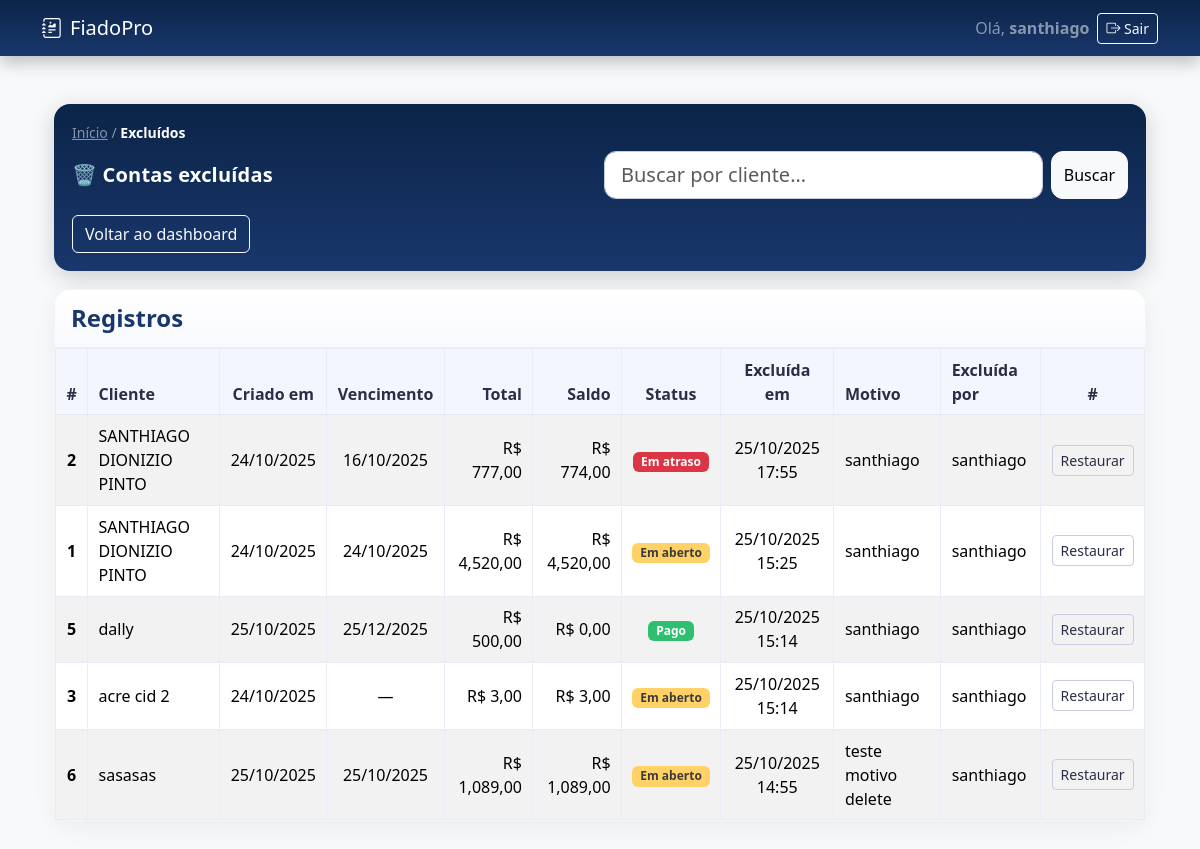
Before: /excluidos/ (signed in) with the older database file.
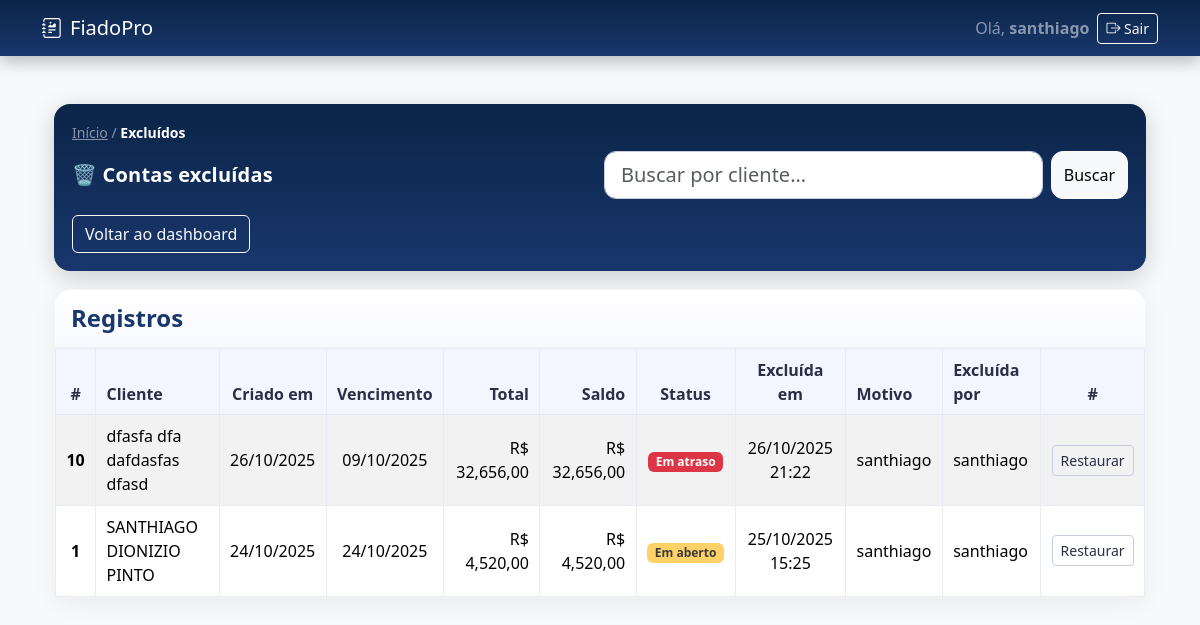
After: the same page with the newer database file.
### carteira/models.py (models this page shows, shortened)
class ContaCarteira(models.Model):
    STATUS_CHOICES = (
        ("EM_ABERTO", "Em aberto"),
        ("PAGO", "Pago"),
        ("ATRASO", "Em atraso"),
    )
    owner = models.ForeignKey(User, on_delete=models.CASCADE, related_name="contas_carteira")
    cliente = models.ForeignKey(Cliente, on_delete=models.PROTECT, related_name="contas")
    criado_em = models.DateField(default=timezone.now)
    vencimento = models.DateField(null=True, blank=True)
    total = models.DecimalField(max_digits=12, decimal_places=2, default=0)
    saldo = models.DecimalField(max_digits=12, decimal_places=2, default=0)
    status = models.CharField(max_length=12, choices=STATUS_CHOICES, default="EM_ABERTO")
    is_deleted = models.BooleanField(default=False)
    deleted_at = models.DateTimeField(null=True, blank=True)
    deleted_reason = models.CharField(max_length=255, blank=True)
    deleted_by = models.ForeignKey(
        User, null=True, blank=True, on_delete=models.SET_NULL, related_name="contas_carteira_excluidas"
    )
    class Meta:
        ordering = ["-criado_em", "-id"]

class Cliente(models.Model):
    nome = models.CharField(max_length=150)
    cpf = models.CharField(max_length=14, blank=True)
    telefone = models.CharField(max_length=20, blank=True)

### carteira/views.py (the view)
# urls.py: path("excluidos/", views.excluidos, name="excluidos"),  # + NEW
@login_required
def excluidos(request):
    q = request.GET.get("q", "").strip()
    base = (ContaCarteira.objects
            .filter(owner=request.user, is_deleted=True)
            .select_related("cliente"))
    if q:
        base = base.filter(cliente__nome__icontains=q)
    contas = base.order_by("-deleted_at", "-id")
    return render(request, "carteira/excluidos.html", {
        "q": q,
        "contas": contas,
    })

### carteira/templates/carteira/excluidos.html (shortened to what this page needs)
{% extends "carteira/base.html" %}
{% load static %}
{% load humanize %}
{% block content %}
<div class="container py-4">
  <div class="dashboard-hero">
    <div class="d-flex flex-column gap-2">
      <nav class="small">
        <a class="text-white-50" href="{% url 'carteira:dashboard' %}">Início</a>
        <span class="text-white-50">/</span>
        <span class="text-white fw-semibold">Excluídos</span>
      </nav>
      <div class="row g-2 align-items-center">
        <div class="col-12 col-lg-6">
          <h5 class="title mb-0">🗑️ Contas excluídas</h5>
        </div>
        <div class="col-12 col-lg-6">
          <form method="get" class="d-flex search-box" action=".">
            <input type="search"
                   class="form-control form-control-lg me-2"
                   name="q"
                   id="excluidos-search"
                   value="{{ q|default:'' }}"
                   placeholder="Buscar por cliente…"
                   autocomplete="off">
            <button class="btn btn-light" type="submit">Buscar</button>
          </form>
        </div>
      </div>
      <div class="top-actions d-flex gap-2 mt-2">
        <a href="{% url 'carteira:dashboard' %}" class="btn btn-outline-light">
          Voltar ao dashboard
        </a>
      </div>
    </div>
  </div>
  {% if contas %}
  <div class="section-card">
    <div class="card-header"><h4>Registros</h4></div>
    <div class="card-body">
      <div class="table-wrap">
        <table class="table table-striped table-sm table-bordered table-hover align-middle mb-0">
          <thead>
            <tr>
              <th class="text-center">#</th>
              <th>Cliente</th>
              <th class="text-center">Criado em</th>
              <th class="text-center">Vencimento</th>
              <th class="text-end">Total</th>
              <th class="text-end">Saldo</th>
              <th class="text-center">Status</th>
              <th class="text-center">Excluída em</th>
              <th>Motivo</th>
              <th>Excluída por</th>
              <th class="text-center">#</th>
            </tr>
          </thead>
          <tbody>
            {% for c in contas %}
            <tr>
              <th class="text-center">{{ c.id }}</th>
              <td>{{ c.cliente.nome }}</td>
              <td class="text-center">{{ c.criado_em|date:"d/m/Y" }}</td>
              <td class="text-center">
                {% if c.vencimento %}{{ c.vencimento|date:"d/m/Y" }}{% else %}—{% endif %}
              </td>
              <td class="text-end">R$ {{ c.total|floatformat:2|intcomma }}</td>
              <td class="text-end">R$ {{ c.saldo|floatformat:2|intcomma }}</td>
              <td class="text-center">
                <span class="badge bg-{% if c.status == 'PAGO' %}success{% elif c.status == 'ATRASO' %}danger{% else %}warning text-dark{% endif %}">
                  {{ c.get_status_display }}
                </span>
              </td>
              <td class="text-center">{{ c.deleted_at|date:"d/m/Y H:i" }}</td>
              <td>{{ c.deleted_reason|default:"—" }}</td>
              <td>{{ c.deleted_by.get_username|default:"—" }}</td>
              <td class="text-center row-actions">
                <button type="button"
                        class="btn btn-sm btn-outline-dark"
                        data-bs-toggle="modal"
                        data-bs-target="#modalRestaurarConta"
                        data-url="{% url 'carteira:restaurar_conta' c.id %}"
                        data-label="Conta #{{ c.id }} — {{ c.cliente.nome }}">
                  Restaurar
                </button>
              </td>
            </tr>
            {% endfor %}
          </tbody>
        </table>
      </div>
    </div>
  </div>
  {% endif %}
</div>
{% endblock %}

Changed rows visible on the page:
no longer on this page (row edited): ContaCarteira: id "2", cliente.nome "SANTHIAGO DIONIZIO PINTO", criado_em "24/10/2025", vencimento "16/10/2025", total "777,00", saldo "774,00", status "Em atraso", deleted_at "25/10/2025 17:55", deleted_reason "santhiago", deleted_by.get_username "santhiago"
no longer on this page (row edited): ContaCarteira: id "5", cliente.nome "dally", criado_em "25/10/2025", vencimento "25/12/2025", total "500,00", saldo "0,00", status "Pago", deleted_at "25/10/2025 15:14", deleted_reason "santhiago", deleted_by.get_username "santhiago"
no longer on this page (row edited): ContaCarteira: id "3", cliente.nome "acre cid 2", criado_em "24/10/2025", total "3,00", saldo "3,00", status "Em aberto", deleted_at "25/10/2025 15:14", deleted_reason "santhiago", deleted_by.get_username "santhiago"
no longer on this page (row edited): ContaCarteira: id "6", cliente.nome "sasasas", criado_em "25/10/2025", vencimento "25/10/2025", total "1,089,00", saldo "1,089,00", status "Em aberto", deleted_at "25/10/2025 14:55", deleted_reason "teste motivo delete", deleted_by.get_username "santhiago"
added ContaCarteira: id "10", cliente.nome "dfasfa dfa dafdasfas dfasd", criado_em "26/10/2025", vencimento "09/10/2025", total "32,656,00", saldo "32,656,00", status "Em atraso", deleted_at "26/10/2025 21:22", deleted_reason "santhiago", deleted_by.get_username "santhiago"
